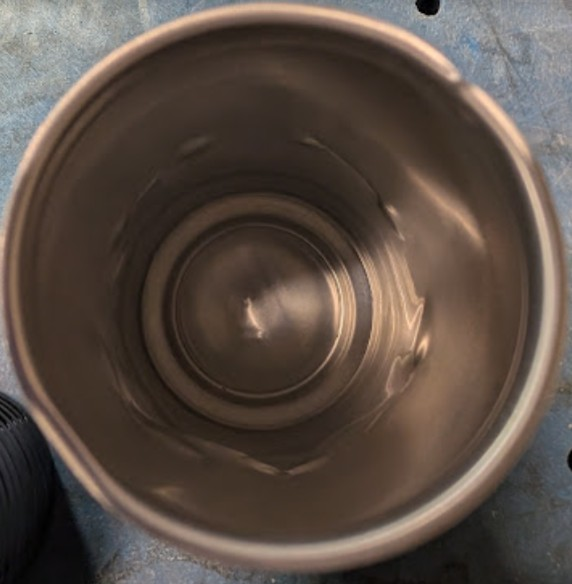
#> input picture can_top.jpg, 572 x 584 px, given in place of the camera
$ python can_test.py
#> lines starting #> are read from the running program, lines starting #| are printed output that depends on the picture; after the words box and inside, x2 and y2 are one past the last pixel; in counts of white or black regions, pixels touching at a corner belong together
import cv2
import time
from pathlib import Path

cap = cv2.VideoCapture(0)
time.sleep(1)

PROJECT_DIR = Path(__file__).resolve().parent
subfolder = PROJECT_DIR / "test_images"
subfolder.mkdir(parents=True, exist_ok=True)

square_size = 300
cooldown_time = 3
last_taken = 0
image = 0

print("Press 'q' to quit.")

object_detector = cv2.createBackgroundSubtractorMOG2(history=100, varThreshold=100)

while True:
    ret, frame = cap.read()
#> frame is the input picture: shape (584, 572, 3); mean B, G, R 69.3, 77.8, 90.3
    if not ret:
        break

    og_frame = frame.copy()

    height, width, _ = frame.shape
#> height = 584; width = 572

    x1 = (width - square_size) // 2
#> x1 = 136
    y1 = (height - square_size) // 2
#> y1 = 142
    x2 = x1 + square_size
#> x2 = 436
    y2 = y1 + square_size
#> y2 = 442

    cv2.rectangle(frame, (x1, y1), (x2, y2), (0, 255, 0), 2)
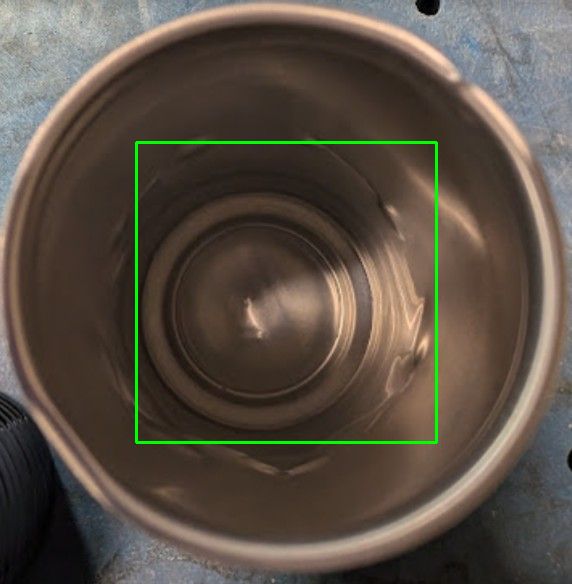
#> frame: shape (584, 572, 3); 1.08% of pixels changed, all inside (x1, y1, x2, y2) = (135, 141, 438, 444)

    roi = frame[y1:y2, x1:x2]
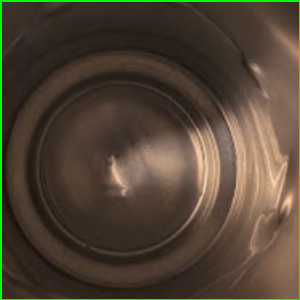
#> roi: shape (300, 300, 3); mean B, G, R 52, 68.6, 79.9

    edged = cv2.Canny(roi, 50, 200)
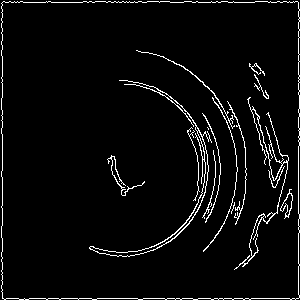
#> edged: shape (300, 300); 4.2% white in thin lines or dots
    mask = object_detector.apply(edged)
#> mask: shape (300, 300); values 127 (black) and 255 (white), 95.8% white; black in thin lines or dots
    _, mask = cv2.threshold(mask, 254, 255, cv2.THRESH_BINARY)
#> mask: shape (300, 300); 95.8% white; black in thin lines or dots
    contours, _ = cv2.findContours(mask, cv2.RETR_EXTERNAL, cv2.CHAIN_APPROX_SIMPLE)
#> contours = 1 contour; box (x1, y1, x2, y2) and area: (0, 0, 300, 300) 89289
    circles = cv2.HoughCircles(mask, cv2.HOUGH_GRADIENT, dp=1, minDist=10, param1=100, param2=100, minRadius=10, maxRadius=1000)
#> circles = None

    for cnt in contours:
        area = cv2.contourArea(cnt)

        if area > 500:
            print(area)

        if area > 500 and circles is not None:
            current_time = time.time()

            image += 1
            print(f"{image}. Circle Seen")

            if current_time - last_taken > cooldown_time:
                cv2.rectangle(frame, (x1, y1), (x2, y2), (0, 0, 255), 4)

                filename = f"can_{int(current_time)}.jpg"
                filepath = subfolder / filename
                cv2.imwrite(filepath, og_frame)
                print(f"Picture saved as {filename}")

                last_taken = current_time
            break
#> this loop made 1 pass
#> area on pass 1: 89289
#| 89289.0
#> after the loop, image = 0; last_taken = 0

    h1, w1 = frame.shape[:2]
#> h1 = 584; w1 = 572
    new_w1 = int(mask.shape[1] * h1 / mask.shape[0])
#> new_w1 = 584
    mask_resized = cv2.resize(mask, (new_w1, h1), interpolation=cv2.INTER_AREA)
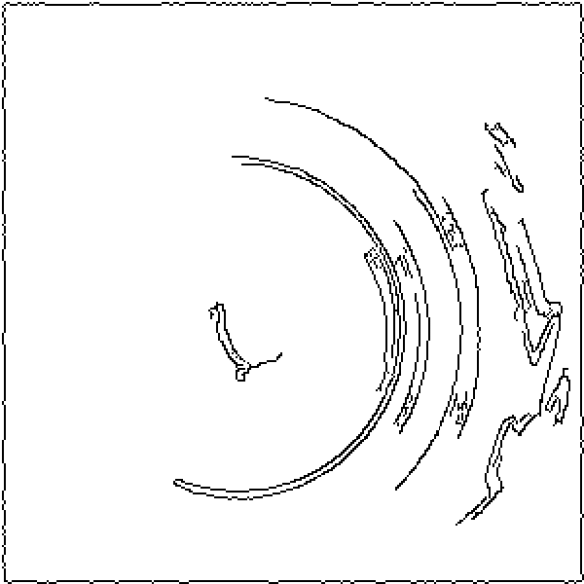
#> mask_resized: shape (584, 584); min 0, max 255, mean 244.3
    mask_resized = cv2.cvtColor(mask_resized, cv2.COLOR_GRAY2BGR)
#> mask_resized: shape (584, 584, 3)

    result = cv2.hconcat([frame, mask_resized])
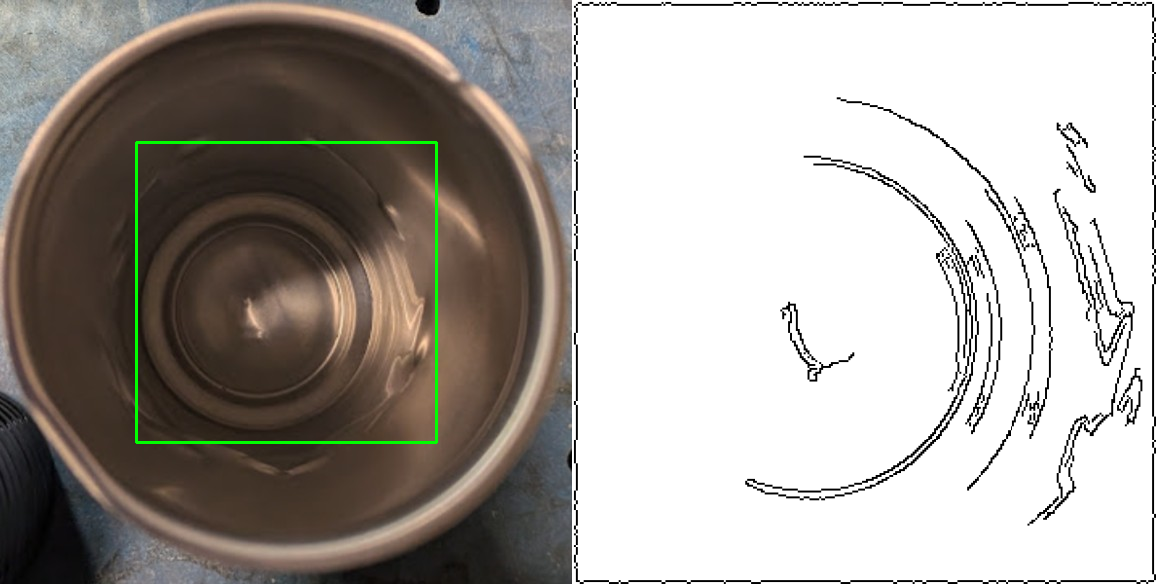
#> result: shape (584, 1156, 3); mean B, G, R 157.5, 163, 167.7

    result_w = int(result.shape[1] * 0.5)
#> result_w = 578
    result_h = int(result.shape[0] * 0.5)
#> result_h = 292

    resized_result = cv2.resize(result, (result_w, result_h), interpolation=cv2.INTER_AREA)
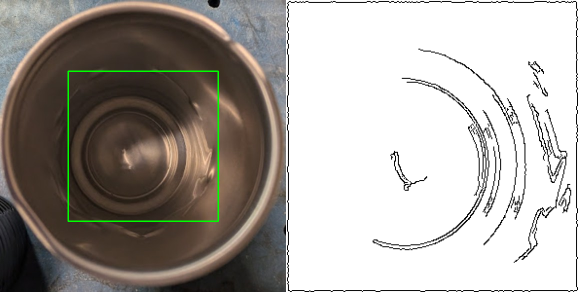
#> resized_result: shape (292, 578, 3); mean B, G, R 157.6, 163, 167.8

    cv2.imshow("Can Detector", resized_result)

    if cv2.waitKey(1) & 0xFF == ord('q'):
#> (key q is pressed here)
        break

cap.release()
cv2.destroyAllWindows()
